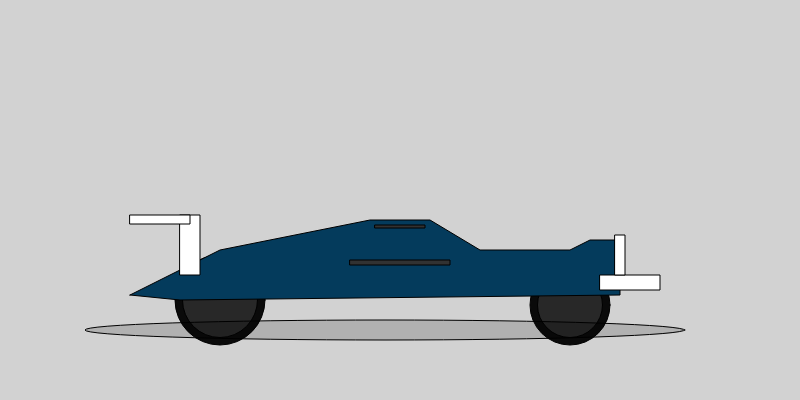
Frame 1 (no input)
Frame 60 (no input): identical to frame 1, image omitted
Frame 120 (the mouse pressed at the canvas centre since frame 60): identical to frame 1, image omitted

The p5.js sketch that drew this single still picture (run headless with seeded random() and noise() and a simulated clock; from frame 60 on, the mouse is pressed at the canvas centre):

// p5.js sketch
// ── sketch.js
function setup() {
    createCanvas(800, 400);
  }
  
  // The background has been set to 800 in length and 400 in height 
  
  function draw() {
    background(210);
    
  // The background has been set to a greylike color
    
  // This is the code for the back tire
    fill(10);
    ellipse(220, 300, 90, 90);
  //   Another circle in the tire for design
    fill(40);
    ellipse(220, 300, 75, 75);
  
  // Same concept once again for the smaller front tire
    
    fill(10);
    ellipse(570, 305, 80, 80);
    fill(40);
    ellipse(570, 305, 65, 65);
    
  // This is the body of the car
    
  // The color for the body is blue
    
    fill(4, 59, 92);
    beginShape();
    vertex(130, 295);
    vertex(220, 250);
    vertex(370, 220);
    vertex(430, 220);
    vertex(480, 250);
    vertex(570, 250);
    vertex(590, 240);
    vertex(620, 240);
    vertex(620, 295);
    vertex(180, 300);
    endShape(CLOSE);
    
  // Some design elements for the car
    
    fill(50);
    rect(350, 260, 100, 5);
    rect(375, 225, 50 , 3);
    
  // Design element in front of the car
    fill(255);
    rect(600, 275, 60, 15);
    rect(615, 235, 10, 40);
    
    
  // Design element for the rear side of the car
    rect(180, 215, 20, 60);
    rect(130, 215, 60, 9);
    
  // A shadow for the car
  
    fill(0 , 40);
    ellipse((190 + 580) / 2, 330, 600, 20);
    
    
    
  
  }
